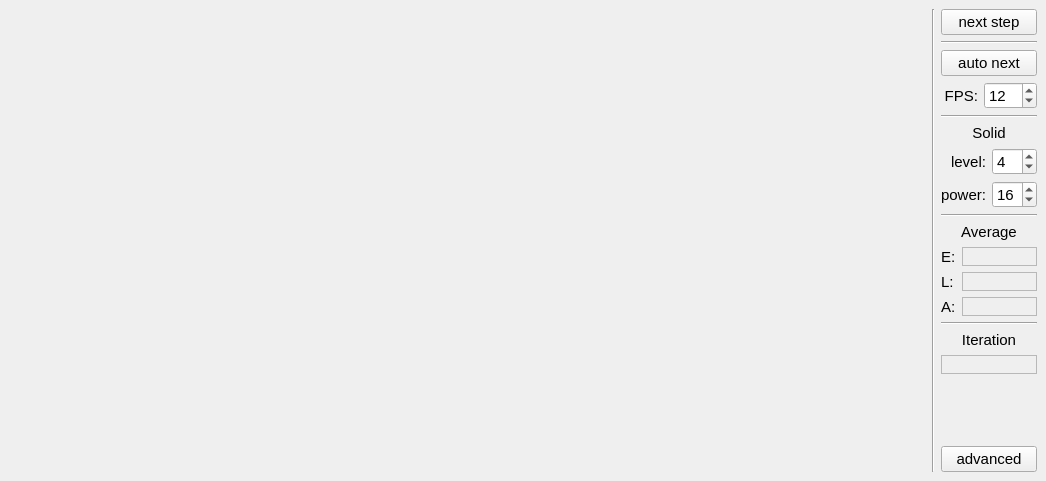
<?xml version="1.0" encoding="UTF-8"?>
<ui version="4.0">
 <class>MainWindow</class>
 <widget class="QMainWindow" name="MainWindow">
  <property name="geometry">
   <rect>
    <x>0</x>
    <y>0</y>
    <width>1046</width>
    <height>481</height>
   </rect>
  </property>
  <property name="font">
   <font>
    <pointsize>11</pointsize>
   </font>
  </property>
  <property name="windowTitle">
   <string>Simulation tree</string>
  </property>
  <widget class="QWidget" name="centralwidget">
   <layout class="QHBoxLayout" name="horizontalLayout_3">
    <item>
     <layout class="QVBoxLayout" name="verticalLayout_2" stretch="2,0,3">
      <item>
       <widget class="ScaledImageLabel" name="observeWindow">
        <property name="sizePolicy">
         <sizepolicy hsizetype="Preferred" vsizetype="Preferred">
          <horstretch>0</horstretch>
          <verstretch>0</verstretch>
         </sizepolicy>
        </property>
        <property name="minimumSize">
         <size>
          <width>0</width>
          <height>0</height>
         </size>
        </property>
        <property name="maximumSize">
         <size>
          <width>16777215</width>
          <height>100</height>
         </size>
        </property>
        <property name="text">
         <string/>
        </property>
       </widget>
      </item>
      <item>
       <widget class="Line" name="line_3">
        <property name="orientation">
         <enum>Qt::Vertical</enum>
        </property>
       </widget>
      </item>
      <item>
       <widget class="QScrollArea" name="scrollArea">
        <property name="frameShape">
         <enum>QFrame::NoFrame</enum>
        </property>
        <property name="lineWidth">
         <number>0</number>
        </property>
        <property name="verticalScrollBarPolicy">
         <enum>Qt::ScrollBarAlwaysOff</enum>
        </property>
        <property name="widgetResizable">
         <bool>true</bool>
        </property>
        <property name="alignment">
         <set>Qt::AlignLeading|Qt::AlignLeft|Qt::AlignTop</set>
        </property>
        <widget class="QWidget" name="scrollArea_2">
         <property name="geometry">
          <rect>
           <x>0</x>
           <y>0</y>
           <width>906</width>
           <height>349</height>
          </rect>
         </property>
         <layout class="QHBoxLayout" name="horizontalLayout_2">
          <item>
           <widget class="ScaledMainImageLabel" name="mainWindow">
            <property name="text">
             <string/>
            </property>
            <property name="alignment">
             <set>Qt::AlignLeading|Qt::AlignLeft|Qt::AlignTop</set>
            </property>
           </widget>
          </item>
         </layout>
        </widget>
       </widget>
      </item>
     </layout>
    </item>
    <item>
     <widget class="Line" name="line_4">
      <property name="orientation">
       <enum>Qt::Vertical</enum>
      </property>
     </widget>
    </item>
    <item>
     <layout class="QVBoxLayout" name="verticalLayout">
      <item>
       <widget class="QPushButton" name="buttonManualStep">
        <property name="sizePolicy">
         <sizepolicy hsizetype="Preferred" vsizetype="Fixed">
          <horstretch>0</horstretch>
          <verstretch>0</verstretch>
         </sizepolicy>
        </property>
        <property name="text">
         <string>next step</string>
        </property>
       </widget>
      </item>
      <item>
       <widget class="Line" name="line">
        <property name="orientation">
         <enum>Qt::Horizontal</enum>
        </property>
       </widget>
      </item>
      <item>
       <widget class="QPushButton" name="buttonAutoStep">
        <property name="text">
         <string>auto next</string>
        </property>
       </widget>
      </item>
      <item>
       <layout class="QHBoxLayout" name="horizontalLayout">
        <item>
         <widget class="QLabel" name="label">
          <property name="text">
           <string>FPS:</string>
          </property>
          <property name="alignment">
           <set>Qt::AlignRight|Qt::AlignTrailing|Qt::AlignVCenter</set>
          </property>
         </widget>
        </item>
        <item>
         <widget class="QSpinBox" name="spinBoxFPS">
          <property name="minimum">
           <number>1</number>
          </property>
          <property name="maximum">
           <number>120</number>
          </property>
          <property name="singleStep">
           <number>3</number>
          </property>
          <property name="value">
           <number>12</number>
          </property>
         </widget>
        </item>
       </layout>
      </item>
      <item>
       <widget class="Line" name="line_6">
        <property name="orientation">
         <enum>Qt::Horizontal</enum>
        </property>
       </widget>
      </item>
      <item>
       <widget class="QLabel" name="label_8">
        <property name="text">
         <string>Solid</string>
        </property>
        <property name="alignment">
         <set>Qt::AlignCenter</set>
        </property>
       </widget>
      </item>
      <item>
       <layout class="QHBoxLayout" name="horizontalLayout_8">
        <item>
         <widget class="QLabel" name="label_9">
          <property name="text">
           <string>level:</string>
          </property>
          <property name="alignment">
           <set>Qt::AlignRight|Qt::AlignTrailing|Qt::AlignVCenter</set>
          </property>
         </widget>
        </item>
        <item>
         <widget class="QSpinBox" name="spinBoxSolidLevel">
          <property name="minimum">
           <number>1</number>
          </property>
          <property name="maximum">
           <number>10</number>
          </property>
          <property name="singleStep">
           <number>1</number>
          </property>
          <property name="value">
           <number>4</number>
          </property>
         </widget>
        </item>
       </layout>
      </item>
      <item>
       <layout class="QHBoxLayout" name="horizontalLayout_9">
        <item>
         <widget class="QLabel" name="label_10">
          <property name="text">
           <string>power:</string>
          </property>
          <property name="alignment">
           <set>Qt::AlignRight|Qt::AlignTrailing|Qt::AlignVCenter</set>
          </property>
         </widget>
        </item>
        <item>
         <widget class="QSpinBox" name="spinBoxSolidPower">
          <property name="minimum">
           <number>1</number>
          </property>
          <property name="maximum">
           <number>20</number>
          </property>
          <property name="singleStep">
           <number>1</number>
          </property>
          <property name="value">
           <number>16</number>
          </property>
         </widget>
        </item>
       </layout>
      </item>
      <item>
       <widget class="Line" name="line_2">
        <property name="orientation">
         <enum>Qt::Horizontal</enum>
        </property>
       </widget>
      </item>
      <item>
       <widget class="QLabel" name="label_2">
        <property name="text">
         <string>Average</string>
        </property>
        <property name="alignment">
         <set>Qt::AlignCenter</set>
        </property>
       </widget>
      </item>
      <item>
       <layout class="QFormLayout" name="formLayout">
        <item row="0" column="0">
         <widget class="QLabel" name="label_3">
          <property name="text">
           <string>E:</string>
          </property>
         </widget>
        </item>
        <item row="0" column="1">
         <widget class="QLabel" name="labelAverageEnergy">
          <property name="frameShape">
           <enum>QFrame::StyledPanel</enum>
          </property>
          <property name="frameShadow">
           <enum>QFrame::Sunken</enum>
          </property>
          <property name="text">
           <string/>
          </property>
         </widget>
        </item>
        <item row="1" column="0">
         <widget class="QLabel" name="label_5">
          <property name="text">
           <string>L:</string>
          </property>
         </widget>
        </item>
        <item row="1" column="1">
         <widget class="QLabel" name="labelAverageLen">
          <property name="frameShape">
           <enum>QFrame::StyledPanel</enum>
          </property>
          <property name="frameShadow">
           <enum>QFrame::Sunken</enum>
          </property>
          <property name="text">
           <string/>
          </property>
         </widget>
        </item>
        <item row="2" column="0">
         <widget class="QLabel" name="label_7">
          <property name="text">
           <string>A:</string>
          </property>
         </widget>
        </item>
        <item row="2" column="1">
         <widget class="QLabel" name="labelAverageAge">
          <property name="frameShape">
           <enum>QFrame::StyledPanel</enum>
          </property>
          <property name="frameShadow">
           <enum>QFrame::Sunken</enum>
          </property>
          <property name="text">
           <string/>
          </property>
         </widget>
        </item>
       </layout>
      </item>
      <item>
       <widget class="Line" name="line_5">
        <property name="orientation">
         <enum>Qt::Horizontal</enum>
        </property>
       </widget>
      </item>
      <item>
       <widget class="QLabel" name="label_11">
        <property name="text">
         <string>Iteration</string>
        </property>
        <property name="alignment">
         <set>Qt::AlignCenter</set>
        </property>
       </widget>
      </item>
      <item>
       <widget class="QLabel" name="labelIteration">
        <property name="frameShape">
         <enum>QFrame::StyledPanel</enum>
        </property>
        <property name="frameShadow">
         <enum>QFrame::Sunken</enum>
        </property>
        <property name="text">
         <string/>
        </property>
       </widget>
      </item>
      <item>
       <spacer name="verticalSpacer">
        <property name="orientation">
         <enum>Qt::Vertical</enum>
        </property>
        <property name="sizeHint" stdset="0">
         <size>
          <width>20</width>
          <height>40</height>
         </size>
        </property>
       </spacer>
      </item>
      <item>
       <widget class="QPushButton" name="buttonAdvancedSettings">
        <property name="text">
         <string>advanced</string>
        </property>
       </widget>
      </item>
     </layout>
    </item>
   </layout>
  </widget>
 </widget>
 <customwidgets>
  <customwidget>
   <class>ScaledImageLabel</class>
   <extends>QLabel</extends>
   <header>ScaledImageLabel.hpp</header>
  </customwidget>
  <customwidget>
   <class>ScaledMainImageLabel</class>
   <extends>QLabel</extends>
   <header>ScaledMainImageLabel.hpp</header>
  </customwidget>
 </customwidgets>
 <resources/>
 <connections/>
</ui>
